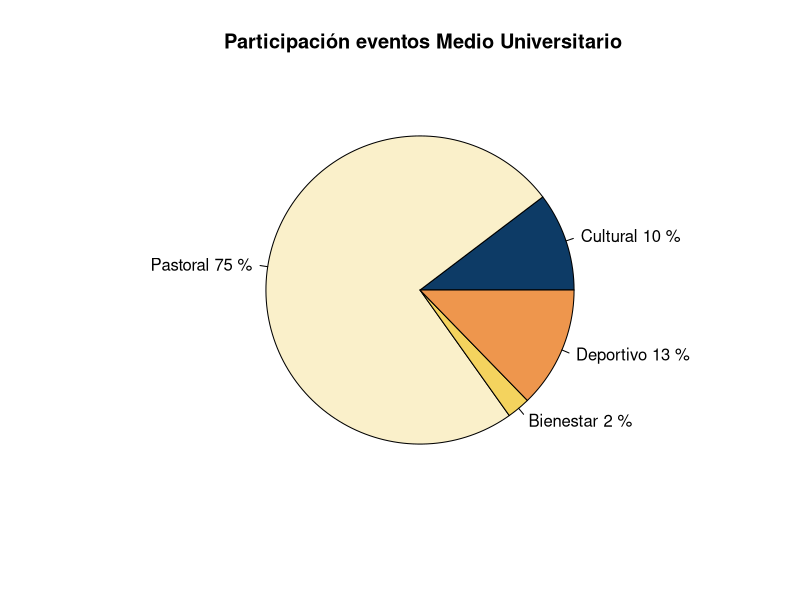
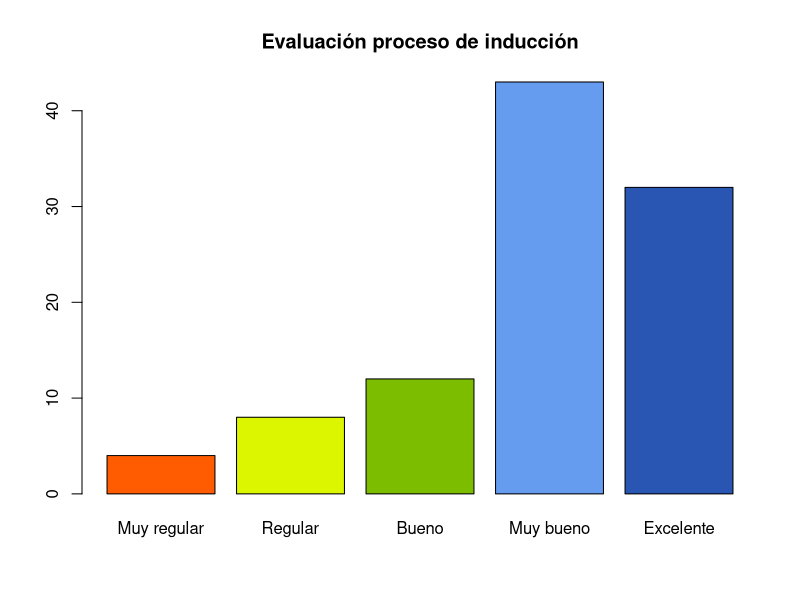
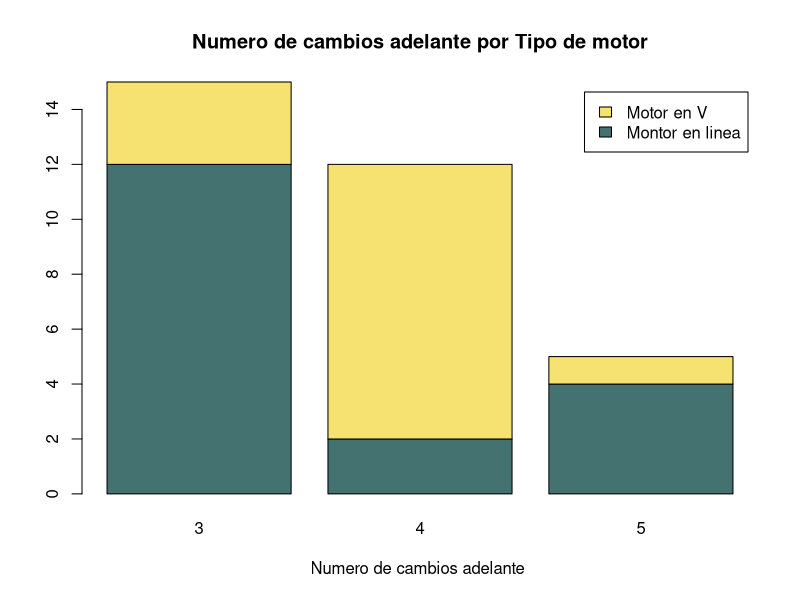
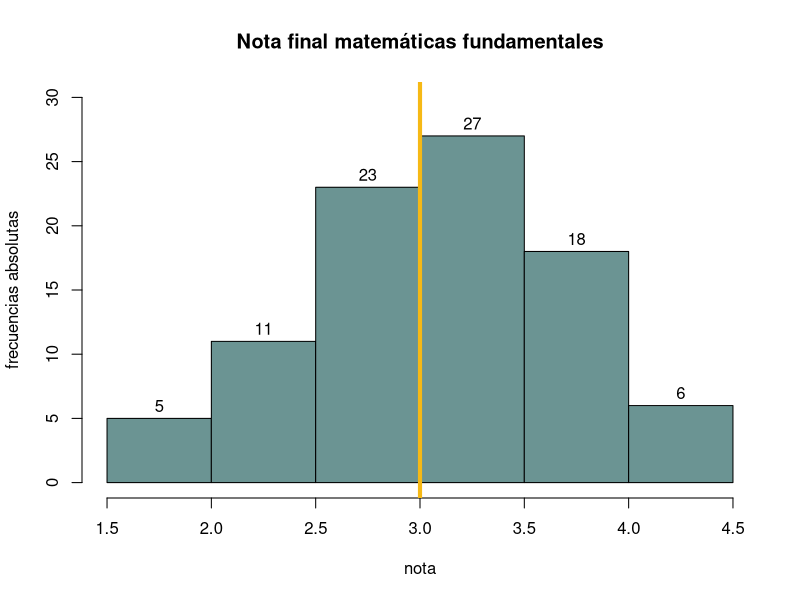
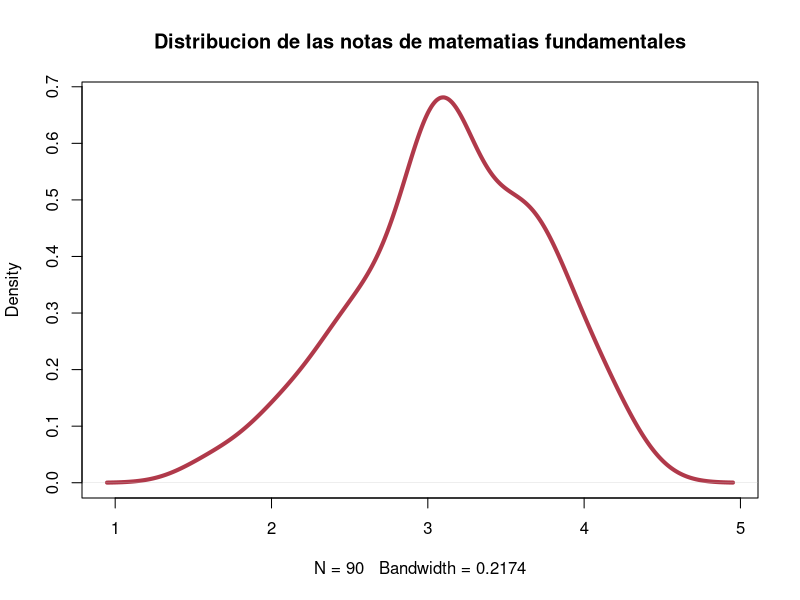
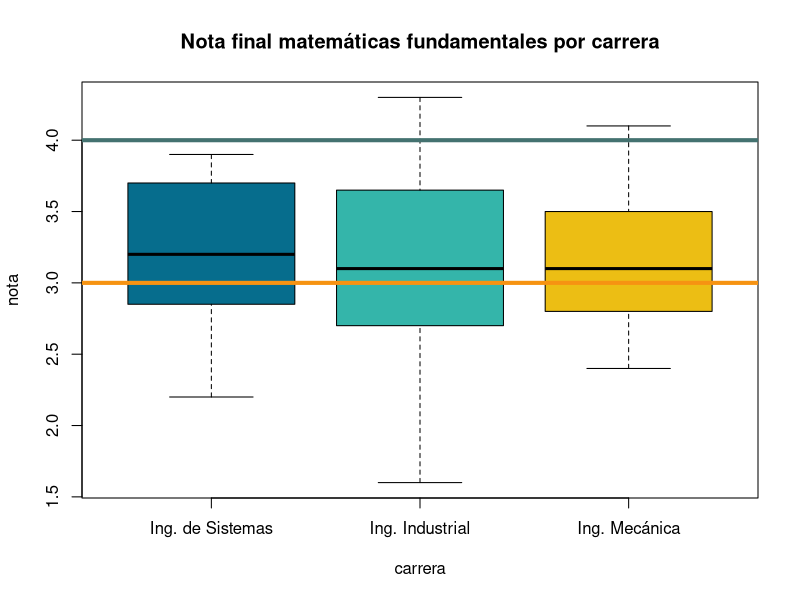
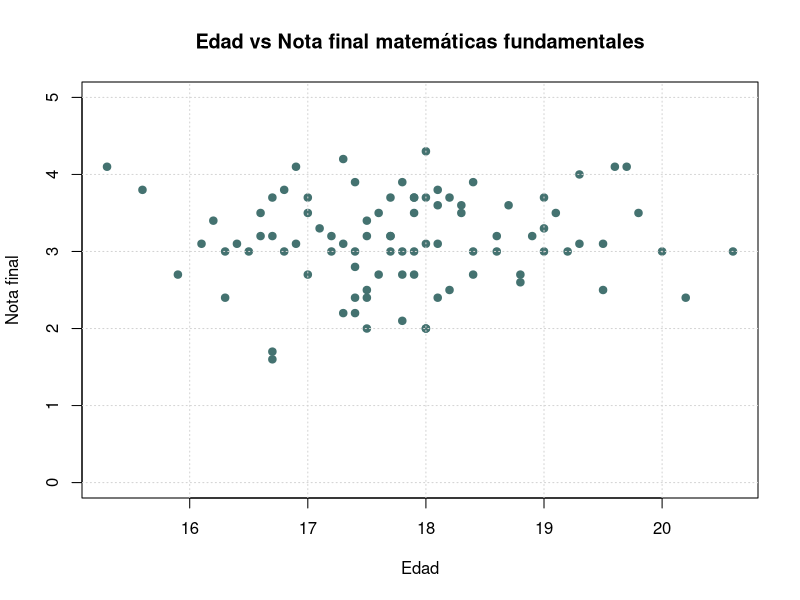
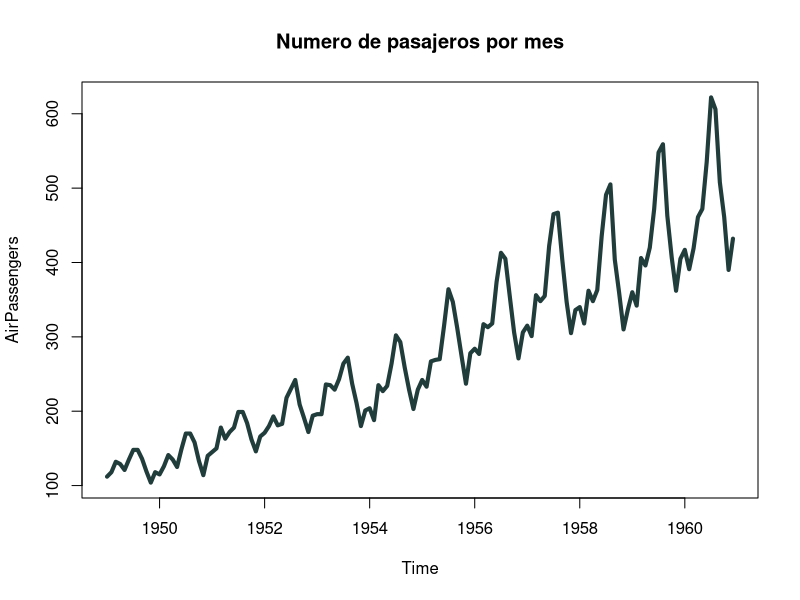

The R script that drew these images, in order:
## ---- chunk 1
knitr::opts_chunk$set(echo = TRUE, comment = NA)
# colores
c0= "#b0394a"
c1= "#ad6395"
c2= "#a391c4"
c3= "#8acfe6"
c4= "#646420"
c5= "#db524f"
paleta4=c("#0d3b66", "#faf0ca", "#f4d35e", "#ee964d")

## ---- chunk 2
a=rep("Cultutal", 360145)
b=rep("Pastoral", 61496)
c=rep("Bienestar",49912)
d=rep("Deportivo",11777)
data=c(a,b,c,d)
t=table(data)
lbs=c("Cultural", "Pastoral", "Bienestar", "Deportivo")
pct=round(t/sum(t)*100)
labs=paste(lbs, pct)
labs=paste(labs, "%", sep = " ") 
pie(t, labels=labs, main=" Participación eventos Medio Universitario",
    col = paleta4)
## ---- chunk 3
ev=c(4,  8, 12, 43, 32)
names(ev)=c("Muy regular", "Regular", "Bueno", "Muy bueno","Excelente")
barplot(ev, col=c("#ff5b00","#dcf600","#7dbd00","#659cef","#2956b2"), main = "Evaluación proceso de inducción")
## ---- chunk 4
counts <- table(mtcars$vs, mtcars$gear); rownames(counts)=c("Montor en linea", "Motor en V")
barplot(counts, main="Numero de cambios adelante por Tipo de motor",  xlab="Numero de cambios adelante ",col=c("#447270","#f6e271"),
  legend = rownames(counts))
## ---- chunk 5
nf=c(4.1, 2.7, 3.1, 3.2, 3.0, 3.2, 2.0, 2.4, 1.6, 3.2, 3.1, 2.6, 2.0, 2.4, 2.8, 3.3, 4.0, 3.4, 3.0, 3.1, 2.7, 2.7, 3.0, 3.8, 3.2, 2.2, 3.5, 3.5, 3.8, 3.5, 3.9, 4.2, 4.3, 3.9, 3.2, 3.5, 3.5, 3.7, 4.1, 3.7, 3.5, 3.6, 3.2, 3.1, 3.4, 3.0, 3.0, 3.0, 2.7, 1.7, 3.6, 2.1, 2.4, 3.0, 3.1, 2.5, 2.5, 3.6, 2.2, 2.4, 3.1, 3.3, 2.7, 3.7, 3.0, 2.7, 3.0, 3.2, 3.1, 2.4, 3.0, 2.7, 2.5, 3.0, 3.0, 3.0, 3.2, 3.1, 3.8, 4.1, 3.7, 3.5, 3.0, 3.7, 3.7, 4.1, 3.7, 3.9, 3.7, 2.0)
stem(nf)
## ---- chunk 6
h1=hist(nf, main = "Nota final matemáticas fundamentales", xlab = "nota", ylab="frecuencias absolutas", labels=TRUE, col="#6b9493", ylim = c(0,30))
abline(v=3,col="#f6b915", lwd=4)
## ---- chunk 7
nf=c(4.1, 2.7, 3.1, 3.2, 3.0, 3.2, 2.0, 2.4, 1.6, 3.2, 3.1, 2.6, 2.0, 2.4, 2.8, 3.3, 4.0, 3.4, 3.0, 3.1, 2.7, 2.7, 3.0, 3.8, 3.2, 2.2, 3.5, 3.5, 3.8, 3.5, 3.9, 4.2, 4.3, 3.9, 3.2, 3.5, 3.5, 3.7, 4.1, 3.7, 3.5, 3.6, 3.2, 3.1, 3.4, 3.0, 3.0, 3.0, 2.7, 1.7, 3.6, 2.1, 2.4, 3.0, 3.1, 2.5, 2.5, 3.6, 2.2, 2.4, 3.1, 3.3, 2.7, 3.7, 3.0, 2.7, 3.0, 3.2, 3.1, 2.4, 3.0, 2.7, 2.5, 3.0, 3.0, 3.0, 3.2, 3.1, 3.8, 4.1, 3.7, 3.5, 3.0, 3.7, 3.7, 4.1, 3.7, 3.9, 3.7, 2.0)
plot(density(nf), main="Distribucion de las notas de matematias fundamentales", col=c0, lwd=4)
## ---- chunk 8
nf=c(4.1, 2.7, 3.1, 3.2, 3.0, 3.2, 2.0, 2.4, 1.6, 3.2, 3.1, 2.6, 2.0, 2.4, 2.8, 3.3, 4.0, 3.4, 3.0, 3.1, 2.7, 2.7, 3.0, 3.8, 3.2, 2.2, 3.5, 3.5, 3.8, 3.5, 3.9, 4.2, 4.3, 3.9, 3.2, 3.5, 3.5, 3.7, 4.1, 3.7, 3.5, 3.6, 3.2, 3.1, 3.4, 3.0, 3.0, 3.0, 2.7, 1.7, 3.6, 2.1, 2.4, 3.0, 3.1, 2.5, 2.5, 3.6, 2.2, 2.4, 3.1, 3.3, 2.7, 3.7, 3.0, 2.7, 3.0, 3.2, 3.1, 2.4, 3.0, 2.7, 2.5, 3.0, 3.0, 3.0, 3.2, 3.1, 3.8, 4.1, 3.7, 3.5, 3.0, 3.7, 3.7, 4.1, 3.7, 3.9, 3.7, 2.0)
cc=c(20, 10, 20, 20, 20, 20, 20, 20, 20, 30, 20, 20, 20, 10, 30, 20, 20, 30, 20, 30, 30, 20, 10, 30, 20, 20, 30, 30, 10, 20, 10, 20, 20, 20, 10, 20, 10, 20, 20, 30, 30, 30, 10, 30, 20, 20, 20, 20, 20, 20, 10, 20, 30, 30, 10, 10, 10, 20, 10, 20, 10, 30, 20, 10, 20, 30, 10, 30, 30, 30, 20, 30, 30, 30, 30, 30, 30, 20, 10, 30, 10, 20, 20, 10, 20, 20, 20, 20, 10, 20)
labs=c("Ing. de Sistemas","Ing. Industrial","Ing. Mecánica")
boxplot((nf~cc),main="Nota final matemáticas fundamentales por carrera", 
        col=c("#066d8d","#34b5aa","#ecbe14"), names=labs, xlab = "carrera", ylab = "nota")
abline(h=3, col="#f69312", lwd=4)
abline(h=4, col="#447270", lwd=4)
## ---- chunk 9
ed=round(rnorm(90,18,1),1)
plot(ed,nf, main="Edad vs Nota final matemáticas fundamentales", ylim = c(0,5), xlab = "Edad", ylab = "Nota final",col="#447270",pch=19)
grid()
## ---- chunk 10
plot(AirPassengers, main="Numero de pasajeros por mes", col="#203c3b", lwd = 4)
